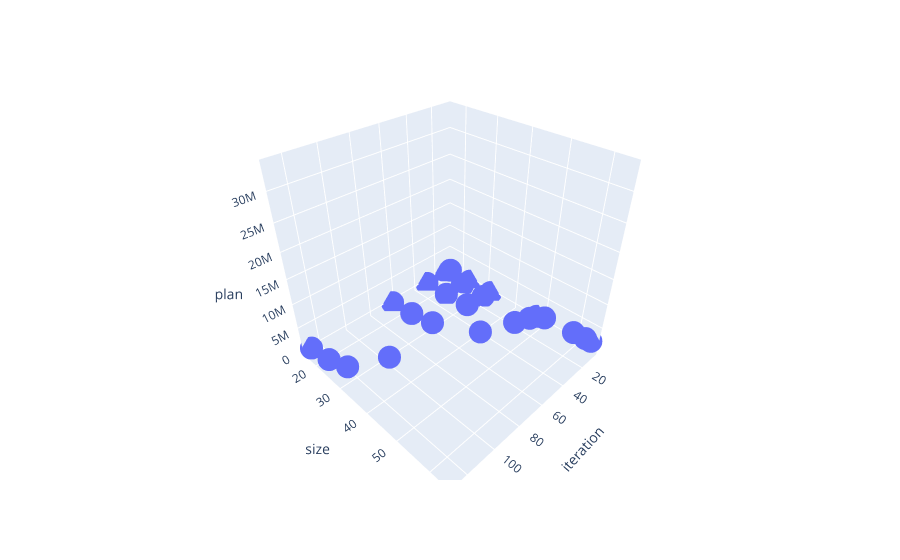

The notebook cell saved with this chart:
### Code cell
fig = px.scatter_3d(
    input_rawDF_train_CalcElemVolume_with_plan, x="iteration", y="size", z="plan"
)

fig.show()

### Figure 1 — Plotly figure (JSON) as saved in the notebook; plotly's stock layout.template omitted (floating-point values rounded to 4 significant figures; data arrays with more than 128 entries replaced by an {"elided": "..."} marker saying what was removed)
{"data": [{"hovertemplate": "iteration=%{x}<br>size=%{y}<br>plan=%{z}<extra></extra>", "legendgroup": "", "marker": {"color": "#636efa", "symbol": "circle"}, "mode": "markers", "name": "", "scene": "scene", "showlegend": false, "type": "scatter3d", "x": {"elided": "150 int values"}, "y": {"elided": "150 int values"}, "z": {"elided": "150 int values"}}], "layout": {"autosize": true, "legend": {"tracegroupgap": 0}, "margin": {"t": 60}, "scene": {"aspectmode": "auto", "aspectratio": {"x": 1, "y": 1, "z": 1}, "domain": {"x": [0, 1], "y": [0, 1]}, "xaxis": {"title": {"text": "iteration"}, "type": "linear"}, "yaxis": {"title": {"text": "size"}, "type": "linear"}, "zaxis": {"title": {"text": "plan"}, "type": "linear"}}}}
